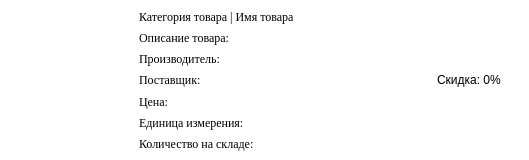
<?xml version="1.0" encoding="UTF-8"?>
<ui version="4.0">
 <class>widget_card</class>
 <widget class="QWidget" name="widget_card">
  <property name="geometry">
   <rect>
    <x>0</x>
    <y>0</y>
    <width>529</width>
    <height>160</height>
   </rect>
  </property>
  <property name="sizePolicy">
   <sizepolicy hsizetype="Preferred" vsizetype="Fixed">
    <horstretch>0</horstretch>
    <verstretch>0</verstretch>
   </sizepolicy>
  </property>
  <property name="windowTitle">
   <string>Form</string>
  </property>
  <property name="styleSheet">
   <string notr="true">	background-color: rgb(255, 255, 255);</string>
  </property>
  <layout class="QHBoxLayout" name="horizontalLayout">
   <property name="spacing">
    <number>0</number>
   </property>
   <property name="leftMargin">
    <number>0</number>
   </property>
   <property name="topMargin">
    <number>0</number>
   </property>
   <property name="rightMargin">
    <number>0</number>
   </property>
   <property name="bottomMargin">
    <number>0</number>
   </property>
   <item>
    <widget class="QWidget" name="widget" native="true">
     <property name="sizePolicy">
      <sizepolicy hsizetype="Fixed" vsizetype="Fixed">
       <horstretch>0</horstretch>
       <verstretch>0</verstretch>
      </sizepolicy>
     </property>
     <property name="minimumSize">
      <size>
       <width>130</width>
       <height>160</height>
      </size>
     </property>
     <property name="maximumSize">
      <size>
       <width>130</width>
       <height>160</height>
      </size>
     </property>
     <layout class="QHBoxLayout" name="horizontalLayout_2">
      <item alignment="Qt::AlignmentFlag::AlignHCenter">
       <widget class="QLabel" name="label_image">
        <property name="sizePolicy">
         <sizepolicy hsizetype="Fixed" vsizetype="Fixed">
          <horstretch>0</horstretch>
          <verstretch>0</verstretch>
         </sizepolicy>
        </property>
        <property name="minimumSize">
         <size>
          <width>120</width>
          <height>150</height>
         </size>
        </property>
        <property name="maximumSize">
         <size>
          <width>120</width>
          <height>150</height>
         </size>
        </property>
        <property name="text">
         <string/>
        </property>
        <property name="scaledContents">
         <bool>true</bool>
        </property>
       </widget>
      </item>
     </layout>
    </widget>
   </item>
   <item>
    <widget class="QWidget" name="widget_2" native="true">
     <property name="font">
      <font>
       <family>Times New Roman</family>
      </font>
     </property>
     <layout class="QVBoxLayout" name="verticalLayout">
      <item>
       <widget class="QLabel" name="label_category_plus_name">
        <property name="font">
         <font>
          <family>Times New Roman</family>
         </font>
        </property>
        <property name="text">
         <string>Категория товара | Имя товара</string>
        </property>
        <property name="wordWrap">
         <bool>true</bool>
        </property>
       </widget>
      </item>
      <item>
       <widget class="QLabel" name="label_description">
        <property name="font">
         <font>
          <family>Times New Roman</family>
         </font>
        </property>
        <property name="text">
         <string>Описание товара:</string>
        </property>
        <property name="wordWrap">
         <bool>true</bool>
        </property>
       </widget>
      </item>
      <item>
       <widget class="QLabel" name="label_manufacturer">
        <property name="font">
         <font>
          <family>Times New Roman</family>
         </font>
        </property>
        <property name="text">
         <string>Производитель:</string>
        </property>
        <property name="wordWrap">
         <bool>true</bool>
        </property>
       </widget>
      </item>
      <item>
       <widget class="QLabel" name="label_2">
        <property name="font">
         <font>
          <family>Times New Roman</family>
         </font>
        </property>
        <property name="text">
         <string>Поставщик:</string>
        </property>
        <property name="wordWrap">
         <bool>true</bool>
        </property>
       </widget>
      </item>
      <item>
       <widget class="QLabel" name="label_price">
        <property name="font">
         <font>
          <family>Times New Roman</family>
         </font>
        </property>
        <property name="text">
         <string>Цена:</string>
        </property>
        <property name="wordWrap">
         <bool>true</bool>
        </property>
       </widget>
      </item>
      <item>
       <widget class="QLabel" name="label_1">
        <property name="font">
         <font>
          <family>Times New Roman</family>
         </font>
        </property>
        <property name="text">
         <string>Единица измерения:</string>
        </property>
        <property name="wordWrap">
         <bool>true</bool>
        </property>
       </widget>
      </item>
      <item>
       <widget class="QLabel" name="label_count">
        <property name="font">
         <font>
          <family>Times New Roman</family>
         </font>
        </property>
        <property name="text">
         <string>Количество на складе:</string>
        </property>
        <property name="wordWrap">
         <bool>true</bool>
        </property>
       </widget>
      </item>
     </layout>
    </widget>
   </item>
   <item>
    <widget class="QWidget" name="widget_right" native="true">
     <property name="sizePolicy">
      <sizepolicy hsizetype="Fixed" vsizetype="Preferred">
       <horstretch>0</horstretch>
       <verstretch>0</verstretch>
      </sizepolicy>
     </property>
     <property name="minimumSize">
      <size>
       <width>120</width>
       <height>160</height>
      </size>
     </property>
     <property name="font">
      <font>
       <family>Times New Roman</family>
      </font>
     </property>
     <layout class="QHBoxLayout" name="horizontalLayout_3">
      <item alignment="Qt::AlignmentFlag::AlignHCenter">
       <widget class="QLabel" name="label_discount">
        <property name="styleSheet">
         <string notr="true">color: rgb(0, 0, 0);</string>
        </property>
        <property name="text">
         <string>Скидка: 0%</string>
        </property>
        <property name="wordWrap">
         <bool>true</bool>
        </property>
       </widget>
      </item>
     </layout>
    </widget>
   </item>
  </layout>
 </widget>
 <resources/>
 <connections/>
</ui>
